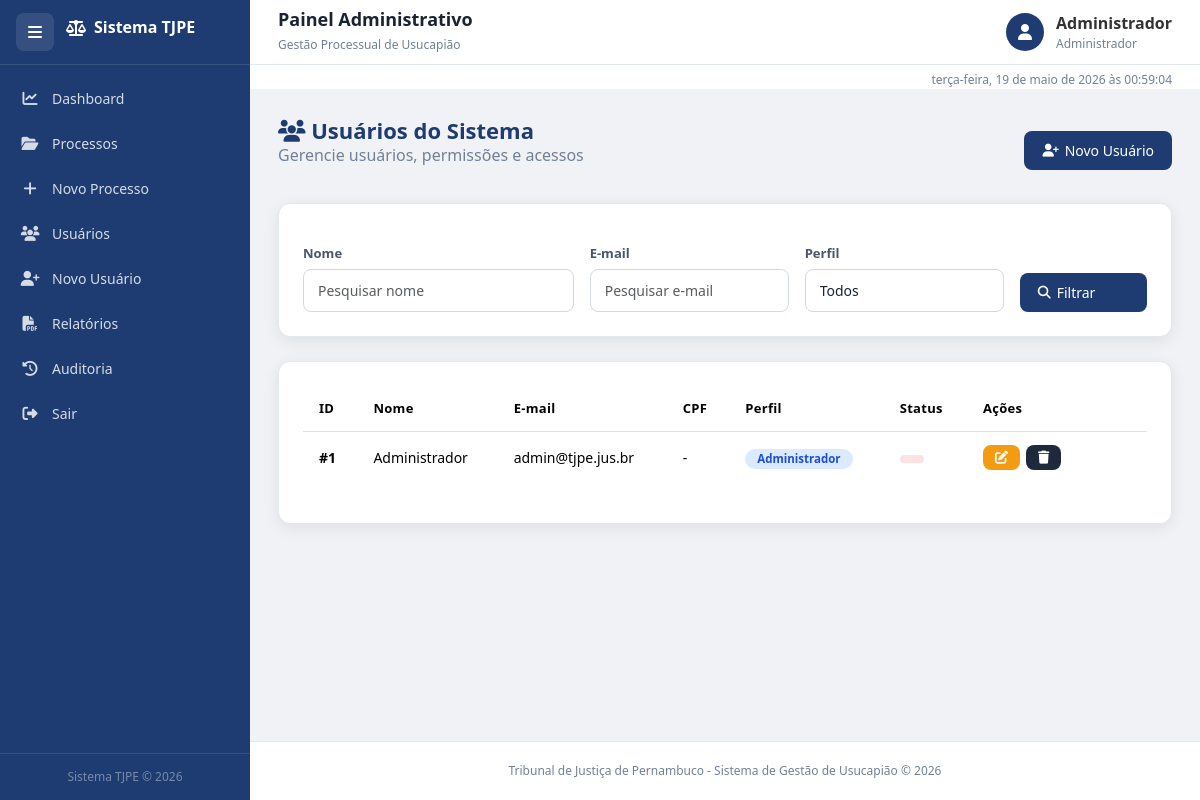
/usuarios (signed in), run on the app's committed database.
### tables this page shows
CREATE TABLE usuarios (
        id INTEGER PRIMARY KEY AUTOINCREMENT,
        nome TEXT NOT NULL,
        email TEXT UNIQUE NOT NULL,
        senha TEXT NOT NULL,
        perfil TEXT NOT NULL
    );

### projeto_tj.py (the view)
@app.route("/usuarios")
@login_required
def usuarios():
    conn = get_db_connection()
    usuarios = conn.execute(
        "SELECT * FROM usuarios"
    ).fetchall()
    conn.close()
    return render_template(
        "usuarios_lista.html",
        usuarios=usuarios
    )

### projeto_tj.py (called while the page is built, shortened)
def get_db_connection():
    conn = sqlite3.connect(DATABASE)
    conn.row_factory = sqlite3.Row
    return conn

def login_required(f):
    @wraps(f)
    def decorated_function(*args, **kwargs):
        return f(*args, **kwargs)
    return decorated_function

### templates/usuarios_lista.html (shortened to what this page needs)
{% extends 'base.html' %}
{% block content %}
<div class="page-header">
    <div>
        <h2>
            <i class="fas fa-users"></i>
            Usuários do Sistema
        </h2>
        <p class="text-muted">
            Gerencie usuários, permissões e acessos
        </p>
    </div>
    <div>
        <a href="{{ url_for('novo_usuario') }}" class="btn btn-primary">
            <i class="fas fa-user-plus"></i>
            Novo Usuário
        </a>
    </div>
</div>
<div class="card-box mb-4">
    <form method="GET">
        <div class="row g-3">
            <div class="col-lg-4">
                <label class="form-label">Nome</label>
                <input
                    type="text"
                    name="nome"
                    class="form-control"
                    placeholder="Pesquisar nome"
                    value="{{ request.args.get('nome', '') }}"
                >
            </div>
            <div class="col-lg-3">
                <label class="form-label">E-mail</label>
                <input
                    type="text"
                    name="email"
                    class="form-control"
                    placeholder="Pesquisar e-mail"
                    value="{{ request.args.get('email', '') }}"
                >
            </div>
            <div class="col-lg-3">
                <label class="form-label">Perfil</label>
                <select name="perfil" class="form-select">
                    <option value=""
                        {% if not request.args.get('perfil') %}selected{% endif %}>
                        Todos
                    </option>
                </select>
            </div>
            <div class="col-lg-2 d-flex align-items-end">
                <button type="submit" class="btn btn-primary w-100">
                    <i class="fas fa-search"></i>
                    Filtrar
                </button>
            </div>
        </div>
    </form>
</div>
<div class="card-box">
    <div class="table-responsive">
        <table class="table table-hover align-middle">
            <thead>
                <tr>
                    <th>ID</th>
                    <th>Nome</th>
                    <th>E-mail</th>
                    <th>CPF</th>
                    <th>Perfil</th>
                    <th>Status</th>
                    <th width="180">Ações</th>
                </tr>
            </thead>
            <tbody>
                {% if usuarios %}
                    {% for u in usuarios %}
                    <tr>
                        <td>
                            <strong>#{{ u['id'] }}</strong>
                        </td>
                        <td>{{ u['nome'] }}</td>
                        <td>{{ u['email'] }}</td>
                        <td>{{ u['cpf'] if u['cpf'] else '-' }}</td>
                        <td>
                            <span class="badge bg-info">
                                {{ u['perfil'] }}
                            </span>
                        </td>
                        <td>
                            {% if u['status'] == 'Ativo' %}
                                <span class="badge bg-success">
                                    {{ u['status'] }}
                                </span>
                            {% else %}
                                <span class="badge bg-danger">
                                </span>
                            {% endif %}
                        </td>
                        <td>
                            <div class="action-buttons">
                                <a
                                    href="{{ url_for('editar_usuario', id=u['id']) }}"
                                    class="btn btn-sm btn-warning"
                                    title="Editar"
                                >
                                    <i class="fas fa-edit"></i>
                                </a>
                                <a
                                    href="{{ url_for('excluir_usuario', id=u['id']) }}"
                                    class="btn btn-sm btn-dark"
                                    onclick="return confirm('Deseja excluir este usuário?')"
                                    title="Excluir"
                                >
                                    <i class="fas fa-trash"></i>
                                </a>
                            </div>
                        </td>
                    </tr>
                    {% endfor %}
                {% endif %}
            </tbody>
        </table>
    </div>
</div>
{% endblock %}

### static/css/style.css (style rules this page uses)
*, *::before, *::after { box-sizing: border-box; margin: 0; padding: 0; }
html, body { height: 100%; font-family: "Segoe UI", Tahoma, Geneva, Verdana, sans-serif; background: #f0f2f5; color: #333; overflow-x: hidden; scroll-behavior: smooth; }
:root { --sidebar-w: 250px; --sidebar-collapsed: 72px; --topbar-h: 65px; --azul: #1e3c72; --azul2: #2a5298; --azul3: #3a6abf; --branco: #ffffff; --cinza-bg: #f0f2f5; --borda: #e2e8f0; --texto: #1a2233; --texto2: #4a5568; --texto3: #718096; --verde: #2ecc71; --vermelho: #e74c3c; --laranja: #f39c12; --azul-info: #3498db; --radius: 12px; --shadow: 0 4px 16px rgba(0,0,0,0.08); --transition: 0.28s ease; }
.card-box { background: var(--branco); border-radius: var(--radius); box-shadow: var(--shadow); padding: 24px; margin-bottom: 20px; border: 1px solid var(--borda); }
.table { width: 100%; border-collapse: collapse; }
.table thead { background: var(--azul); color: #fff; }
.table thead th { padding: 13px 16px; font-size: 13px; font-weight: 600; letter-spacing: .3px; }
.table tbody td { padding: 13px 16px; border-bottom: 1px solid var(--borda); font-size: 14px; vertical-align: middle; }
.table tbody tr:last-child td { border-bottom: none; }
.badge { display: inline-block; padding: 4px 12px; border-radius: 20px; font-size: 11.5px; font-weight: 600; white-space: nowrap; }
.bg-danger, .badge-danger { background: #fee2e2 !important; color: #b91c1c !important; }
.bg-info, .badge-info { background: #dbeafe !important; color: #1d4ed8 !important; }
.btn { display: inline-flex; align-items: center; gap: 6px; padding: 9px 18px; border-radius: 8px; font-size: 14px; font-weight: 500; border: none; cursor: pointer; text-decoration: none; transition: all 0.18s; white-space: nowrap; }
.btn-sm { padding: 6px 12px; font-size: 13px; }
.btn-primary { background: var(--azul); color: #fff; }
.btn-warning { background: var(--laranja); color: #fff; }
.btn-dark { background: #1e293b; color: #fff; }
.btn i { font-size: 13px; }
label.form-label { display: block; font-size: 13px; font-weight: 600; color: var(--texto2); margin-bottom: 5px; }
input.form-control, select.form-select, textarea.form-control { width: 100%; padding: 10px 14px; border: 1px solid #d1d9e6; border-radius: 8px; font-size: 14px; color: var(--texto); background: var(--branco); transition: border 0.15s, box-shadow 0.15s; margin-bottom: 0; height: auto; }
.page-header { display: flex; align-items: center; justify-content: space-between; flex-wrap: wrap; gap: 12px; margin-bottom: 20px; }
.page-header h2 { font-size: 22px; font-weight: 700; color: var(--azul); margin: 0; }
.row { display: flex; flex-wrap: wrap; margin: -8px; }
.row.g-3 > * { padding: 8px; }
.col-lg-2 { width: 16.666%; }
.col-lg-3 { width: 25%; }
.col-lg-4 { width: 33.333%; }
.d-flex { display: flex; }
.mb-4 { margin-bottom: 16px; }
.w-100 { width: 100%; }
.text-muted { color: var(--texto3) !important; }
.table-responsive { overflow-x: auto; }
.table-hover tbody tr { cursor: default; }
.align-middle td { vertical-align: middle; }
strong { font-weight: 600; }
.action-buttons { display: flex; gap: 6px; flex-wrap: wrap; }

### data on the page
usuarios: id "1", nome "Administrador", email "admin@tjpe.jus.br", u "-", perfil "Administrador"

### other printed values
{{ session.get('usuario_nome', 'Usuário') }} "Administrador"
{{ session.get('perfil', 'Perfil') }} "Administrador"
